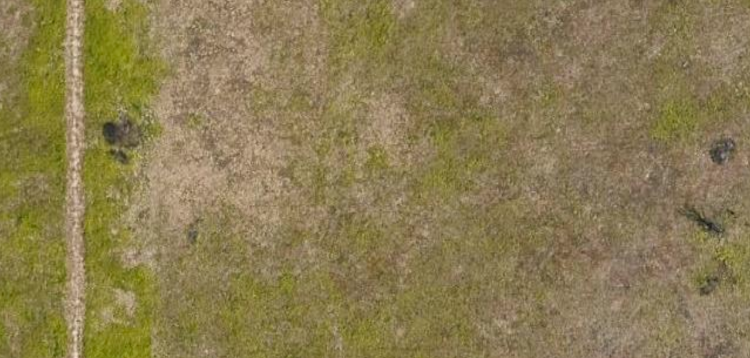
#> input picture fieldpic.PNG, 1500 x 716 px, found by its file name (shown at 1/2 size)
$ python targetDraw.py
#> lines starting #> are read from the running program, lines starting #| are printed output that depends on the picture; after the words box and inside, x2 and y2 are one past the last pixel; in counts of white or black regions, pixels touching at a corner belong together
# Module: Draw Targets on Image
# Description: This script is to autogenerate test sets for the target detection script (image version)
# Name: Krisian Bargas
#       ECE 491 Group 9
# Copyright: yes
# Rev Number: 1
# Rev Notes: n/a

from pickletools import uint8
import numpy as np
import cv2

# Draw targets on an existing image
file = "fieldpic.png"
img = cv2.imread(cv2.samples.findFile(file))
#> img is the input picture: shape (716, 1500, 3); mean B, G, R 81.7, 124.2, 138.8

# get dimensions of image
height, width, channels = img.shape
#> height = 716; width = 1500; channels = 3

# defining colors for target using RGB color space
red = [0,0,255]
blue = [252,60,3]
yellow = [3,252,252]
orange = [165,3,252]
purple = [252,3,157]
colorList = np.array([red, blue, yellow, orange, purple], dtype = np.uint8)

# for loop for creating targets for each color in list
for i in range(0, len(colorList)):
    # generate circles between radius of
    radius = np.random.randint(10, 50)
    # radius = 20
    color = colorList[i].tolist()
    Xcoord = np.random.randint(0, width*0.75)
    Ycoord = np.random.randint(0, height*0.75)


    # draw circles
    outputimg = cv2.circle(img, (Xcoord,Ycoord), radius, tuple(color), -1)
#> this loop made 5 passes
#> pass 2, `outputimg = cv2.circle(img, (Xcoord,Ycoord), radius, tuple(color), -1)`:
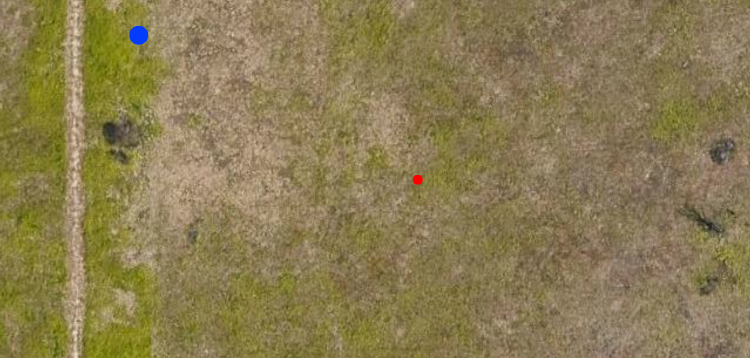
#> outputimg: shape (716, 1500, 3) (shown at 1/2 size); mean B, G, R 81.9, 124.1, 138.6
#> pass 3, `outputimg = cv2.circle(img, (Xcoord,Ycoord), radius, tuple(color), -1)`:
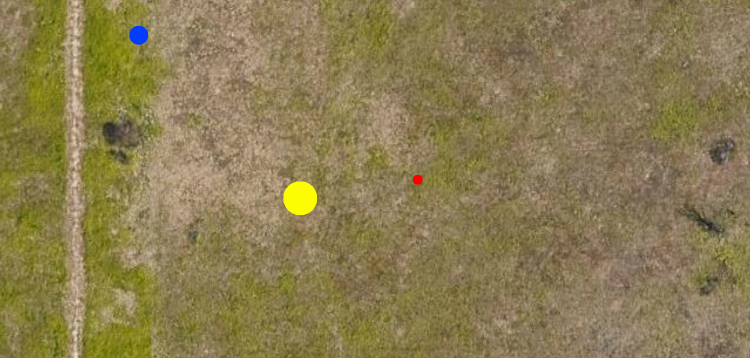
#> outputimg: shape (716, 1500, 3) (shown at 1/2 size); 0.34% of pixels changed, all inside (x1, y1, x2, y2) = (566, 362, 635, 431)
#> after the loop:
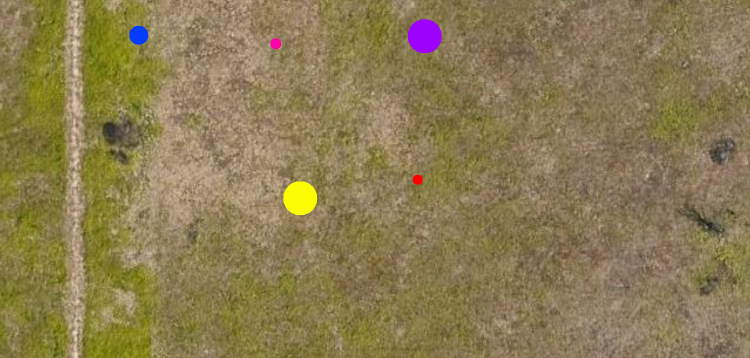
#> img: shape (716, 1500, 3) (shown at 1/2 size); 0.84% of pixels changed, all inside (x1, y1, x2, y2) = (258, 38, 884, 431)

# display image
cv2.imshow("Tragets On Field", outputimg)

# save image and write into file, comment out if not needed
k = cv2.waitKey(0)
#> (key Esc is pressed here)
#if k == ord("s"):
#    cv2.imwrite("fieldpicTest3.png", img)
